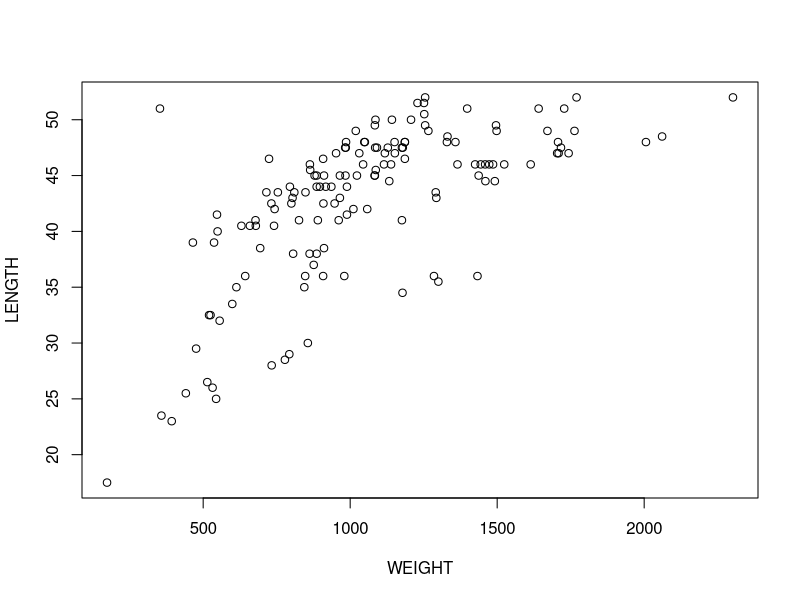

Write R code to recreate this figure. (Note: this script raises an error after producing the figure.)
##Task 1
getwd()

##Task 2
ddt <- read.csv("DDT.csv")

#First six lines
head(ddt)

##Task 3
#Variable in DDT
names(ddt)

#How many qualitative variables are in DDT?
2

#How many quantitative variables are in DDT?
4

sp = with(ddt, table(SPECIES))
sp

#How many species are in the ddt data set?
3

#Subset the ddt data set so that we see only the observations with SPECIES, LMBASS and WEIGHT bigger than 800gms
with(ddt, ddt[SPECIES=="LMBASS" & WEIGHT>800,])

#Subset the ddt data set so that we see only those observations where the RIVER is SCM and DDT bigger than 4.0
with(ddt, ddt[RIVER=="SCM" & DDT>4.0,])

##Task 4
summary(ddt)

#Find the mean length of fish in the ddt data frame
mean(ddt$LENGTH)

#What is the standard deviation of the weight of fish in the ddt data frame?
sd(ddt$WEIGHT)

#Is this the plot of LENGTH vs WEIGHT from the ddt data frame?
plot(data=ddt, LENGTH~WEIGHT)

No
#If v=1:20 what is the last value of v/20?
v = 1:20

v[20] / 20

##Task 5
#Make a table of the rivers.
riv = with(ddt, table(RIVER))

riv

#Make a color coded barplot of the rivers
barplot(riv, col=rainbow(4))

#Make a table of the rivers crossed with the species of fish
spriv = with(ddt, table(SPECIES, RIVER))

spriv

#Make a barplot of the rivers crossed with the species of fish.
barplot(spriv)

##Task 6
#Make a pie chart of Fish SPECIES
pie(with(ddt, table(SPECIES)))

#Make a pie chart of RIVERS
pie(riv)

##Task 7
#Make a boxplot of the variable DDT

#Make a boxplot of the variable WEIGHT

#Make a boxplot of the variable LENGTH

layout(matrix(c(1,2,3),nr=1,nc=3))# 1 row 3 cols
layout.show(3)
with(ddt, boxplot(DDT, ylab="DDT", col="Blue", notch=TRUE))
with(ddt, boxplot(WEIGHT, ylab="WEIGHT", col="Green", notch=TRUE))
with(ddt, boxplot(LENGTH, ylab="LENGTH", col="Red", notch=TRUE))

##Task 8
#Make a coplot of LENGTH Vs WEIGHT given RIVER
coplot(LENGTH~WEIGHT|RIVER, data=ddt)

#Make a coplot of DDT Vs WEIGHT given SPECIES
coplot(DDT~WEIGHT|SPECIES, data=ddt)
##Task 9
library(dplyr)
library(ggplot2)

ggplot(data = ddt, aes(x = SPECIES, y = WEIGHT, fill=RIVER)) + geom_boxplot() + ggtitle("Lucas Ho")

ggplot(data=ddt, aes(x = RIVER, y = LENGTH, fill=SPECIES)) + geom_violin() + ggtitle("Lucas Ho")

ggplot(data=ddt, aes(x=WEIGHT, y=LENGTH, fill=SPECIES)) + geom_point() + ggtitle("Lucas Ho")
